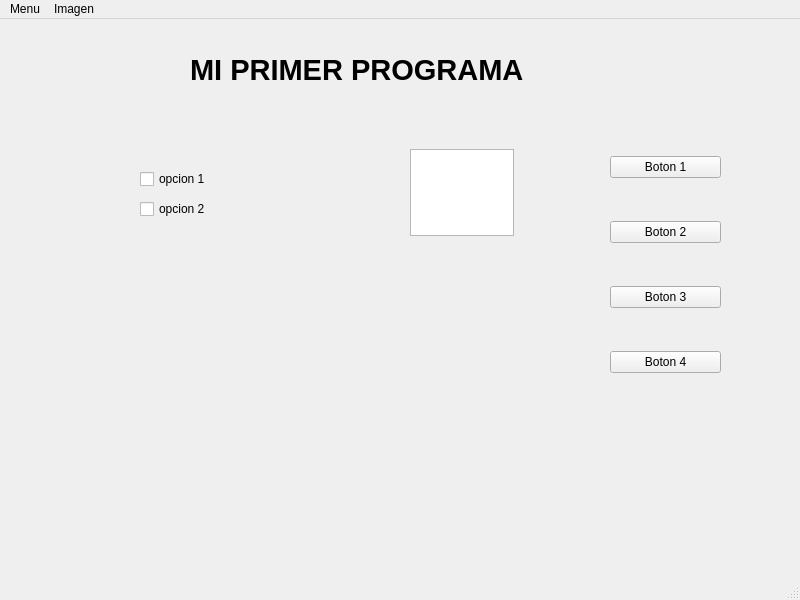
<?xml version="1.0" encoding="UTF-8"?>
<ui version="4.0">
 <class>MainWindow</class>
 <widget class="QMainWindow" name="MainWindow">
  <property name="geometry">
   <rect>
    <x>0</x>
    <y>0</y>
    <width>800</width>
    <height>600</height>
   </rect>
  </property>
  <property name="windowTitle">
   <string>MainWindow</string>
  </property>
  <widget class="QWidget" name="centralwidget">
   <widget class="QWidget" name="gridLayoutWidget">
    <property name="geometry">
     <rect>
      <x>610</x>
      <y>100</y>
      <width>111</width>
      <height>291</height>
     </rect>
    </property>
    <layout class="QGridLayout" name="gridLayout">
     <item row="0" column="0">
      <widget class="QPushButton" name="pushButton">
       <property name="text">
        <string>Boton 1</string>
       </property>
      </widget>
     </item>
     <item row="1" column="0">
      <widget class="QPushButton" name="pushButton_2">
       <property name="text">
        <string>Boton 2</string>
       </property>
      </widget>
     </item>
     <item row="2" column="0">
      <widget class="QPushButton" name="pushButton_3">
       <property name="text">
        <string>Boton 3</string>
       </property>
      </widget>
     </item>
     <item row="3" column="0">
      <widget class="QPushButton" name="pushButton_4">
       <property name="text">
        <string>Boton 4</string>
       </property>
      </widget>
     </item>
    </layout>
   </widget>
   <widget class="QLabel" name="label">
    <property name="geometry">
     <rect>
      <x>190</x>
      <y>20</y>
      <width>441</width>
      <height>61</height>
     </rect>
    </property>
    <property name="font">
     <font>
      <family>MS Sans Serif</family>
      <pointsize>22</pointsize>
      <weight>75</weight>
      <bold>true</bold>
     </font>
    </property>
    <property name="text">
     <string>MI PRIMER PROGRAMA</string>
    </property>
   </widget>
   <widget class="QCheckBox" name="checkBox">
    <property name="geometry">
     <rect>
      <x>140</x>
      <y>150</y>
      <width>81</width>
      <height>20</height>
     </rect>
    </property>
    <property name="text">
     <string>opcion 1</string>
    </property>
    <property name="iconSize">
     <size>
      <width>40</width>
      <height>40</height>
     </size>
    </property>
   </widget>
   <widget class="QCheckBox" name="checkBox_2">
    <property name="geometry">
     <rect>
      <x>140</x>
      <y>180</y>
      <width>81</width>
      <height>20</height>
     </rect>
    </property>
    <property name="text">
     <string>opcion 2</string>
    </property>
   </widget>
   <widget class="QTextEdit" name="textEdit">
    <property name="geometry">
     <rect>
      <x>410</x>
      <y>130</y>
      <width>104</width>
      <height>87</height>
     </rect>
    </property>
   </widget>
  </widget>
  <widget class="QMenuBar" name="menubar">
   <property name="geometry">
    <rect>
     <x>0</x>
     <y>0</y>
     <width>800</width>
     <height>26</height>
    </rect>
   </property>
   <widget class="QMenu" name="menuMenu">
    <property name="title">
     <string>Menu</string>
    </property>
    <addaction name="actionAbrir"/>
    <addaction name="actionCalcular"/>
    <addaction name="actionMostrar"/>
   </widget>
   <widget class="QMenu" name="menuImagen">
    <property name="title">
     <string>Imagen</string>
    </property>
    <addaction name="actionCargar"/>
    <addaction name="actionBorrar"/>
   </widget>
   <addaction name="menuMenu"/>
   <addaction name="menuImagen"/>
  </widget>
  <widget class="QStatusBar" name="statusbar"/>
  <action name="actionAbrir">
   <property name="text">
    <string>Abrir</string>
   </property>
  </action>
  <action name="actionCalcular">
   <property name="text">
    <string>Calcular</string>
   </property>
  </action>
  <action name="actionMostrar">
   <property name="text">
    <string>Mostrar</string>
   </property>
  </action>
  <action name="actionCargar">
   <property name="text">
    <string>Cargar</string>
   </property>
  </action>
  <action name="actionBorrar">
   <property name="text">
    <string>Borrar</string>
   </property>
  </action>
 </widget>
 <resources/>
 <connections>
  <connection>
   <sender>pushButton</sender>
   <signal>clicked()</signal>
   <receiver>textEdit</receiver>
   <slot>clear()</slot>
   <hints>
    <hint type="sourcelabel">
     <x>660</x>
     <y>171</y>
    </hint>
    <hint type="destinationlabel">
     <x>478</x>
     <y>179</y>
    </hint>
   </hints>
  </connection>
 </connections>
</ui>
